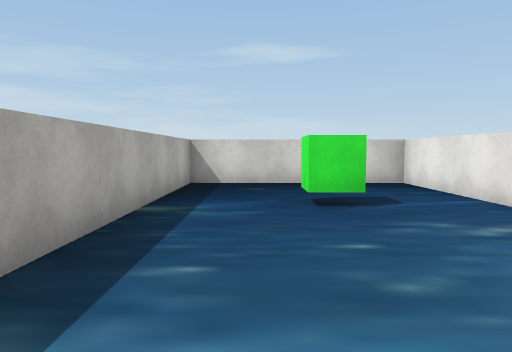
View 1 (above)

19 first-person views from a walk through a scene from a Unity 3-D project. The camera is 1.5 m above the floor, tilts 4° down and sees 70° across. The floor is counted in squares, 2 m on a side. Each view is taken from the middle of a square. On the plan, view 1 faces up. The plan holds only what a view shows up to about 11 squares ahead; the rest is blank. The place goes on beyond the plan. The player is left out. Some surface patterns are stand-ins.

View 2
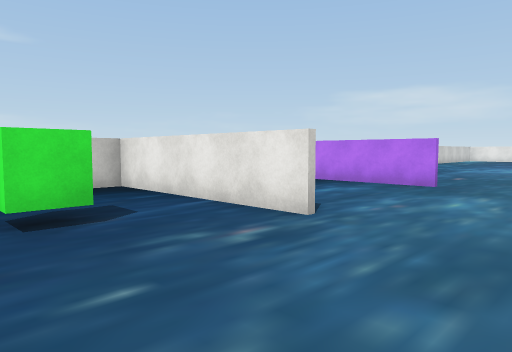

View 3
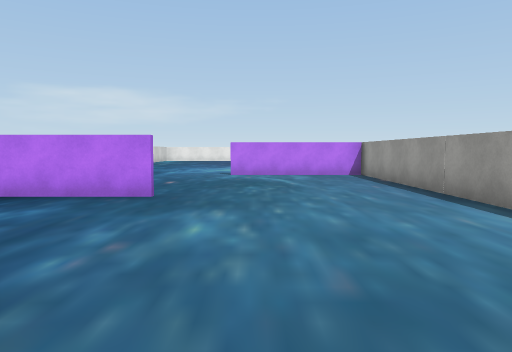

View 4
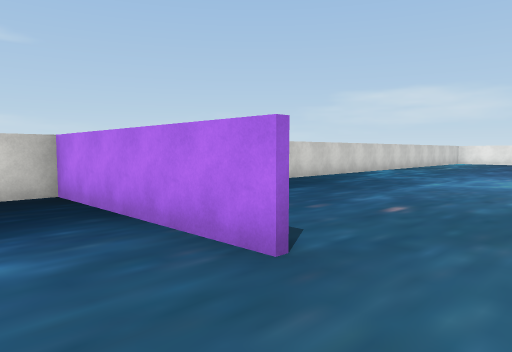

View 5
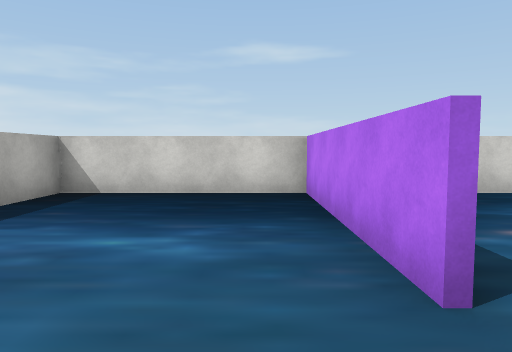

View 6
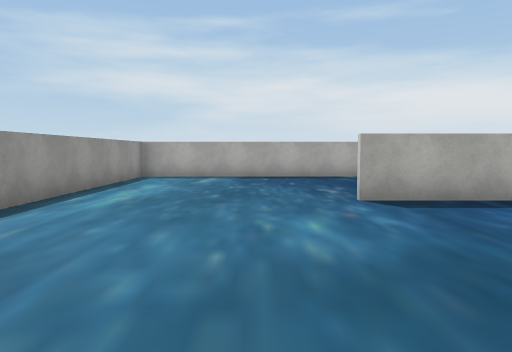

View 7
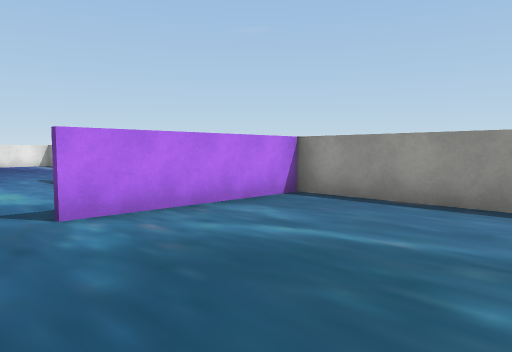

View 8
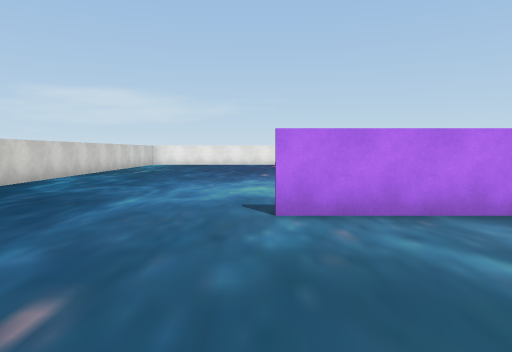

View 9
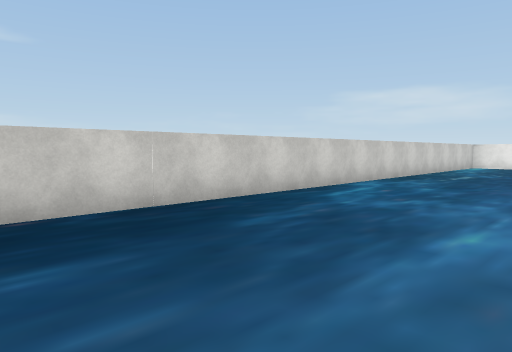

View 10
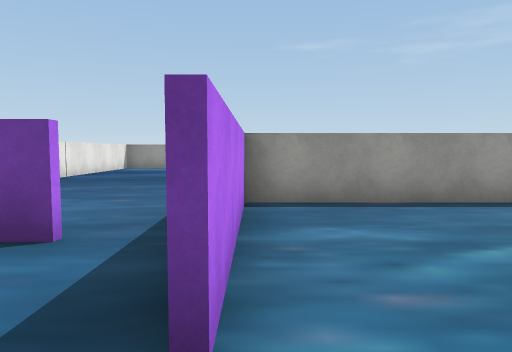

View 11
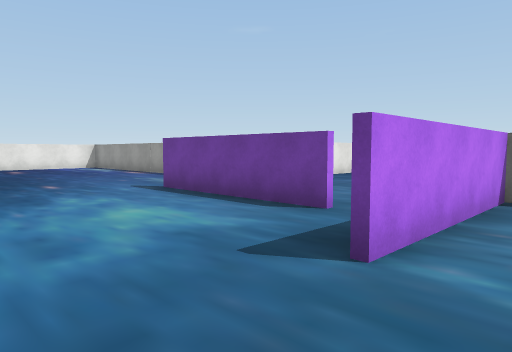

View 12
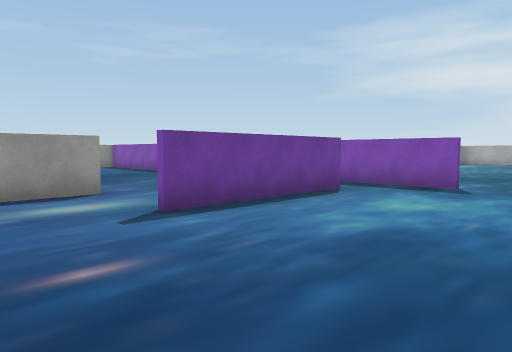

View 13
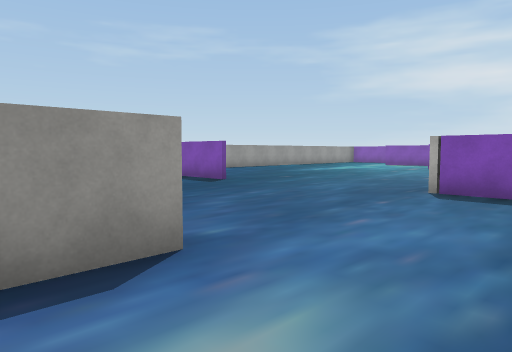

View 14
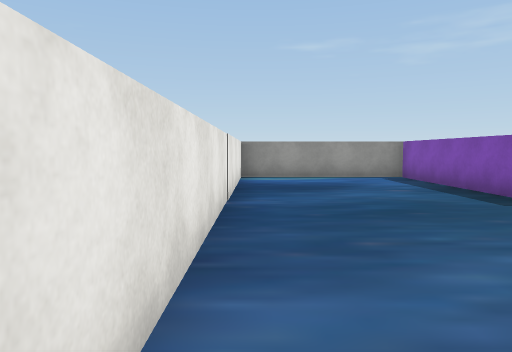

View 15
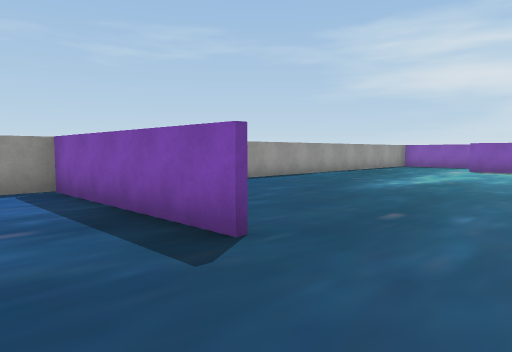

View 16
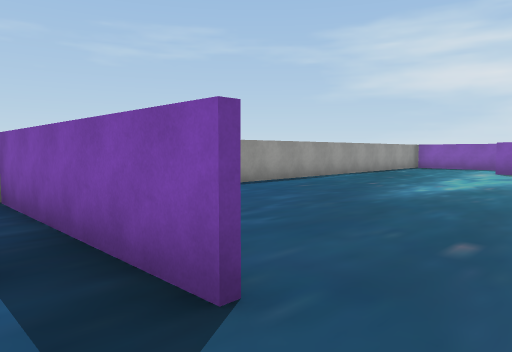

View 17
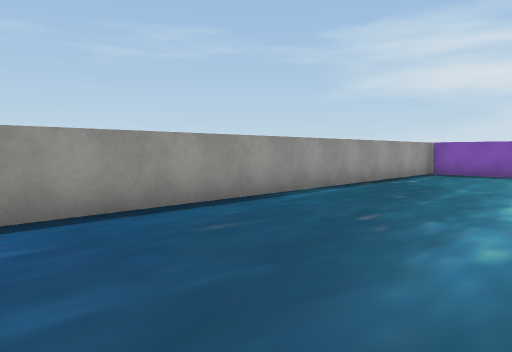

View 18
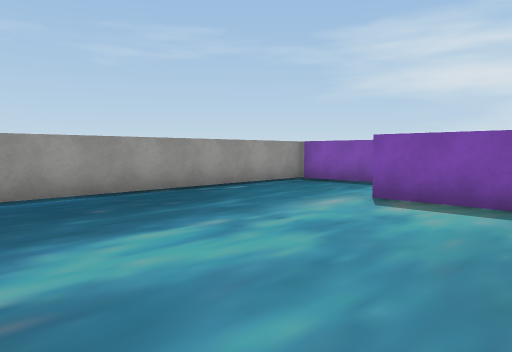

View 19
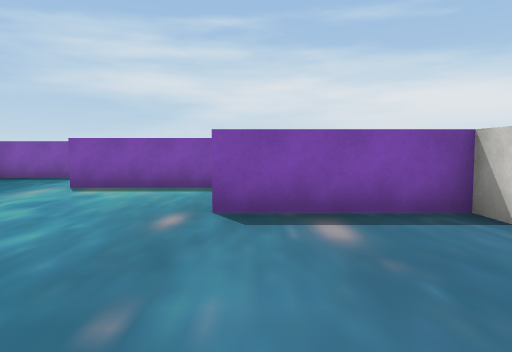

### Floor plan
Points are (right, up) in squares from view 1. A wall is a line through its corners. A room is listed if a view was taken in it or the views show most of it. See-through windows are left out.
Room 1 (views 1, 2, 3, 4, 5, 6, 7, 8, 9, 10, 11, 12, 13)
walls: (7.9, 3.6) (7.9, 8.4) (-1.5, 8.4) (-1.5, -1.3) (4.6, -1.3); (13.3, 2.9) (13.3, 0.5); (14.6, 1) (18.8, 1); (6.6, -1.3) (13.2, -1.3) (13.2, 2.9); (3.4, 3.5) (3.4, 8.5); (3.5, 8.5) (3.5, 3.5); (18.4, -1.3) (20, -1.3); (21.5, 8.4) (10.9, 8.4)
ways out: opening at (14, 1) to room 2; opening at (18.5, -0.5) to room 2
objects: green cube (1, 5)
Room 2 (views 14, 15, 16, 17, 18, 19)
walls: (13.9, -6.2) (13.9, -11.3) (18.4, -11.3) (18.4, -1.3); (4.6, -1.4) (4.6, -4.6); (13.3, 0.5) (13.3, -1.5); (1.6, -4.9) (1.6, -7.9); (-1.1, -9.1) (-1.1, -11.3) (10.2, -11.3)
ways out: opening at (14, 1) to room 1; opening at (18.5, -0.5) to room 1; opening at (2, -6.8)

Where each view was taken, in squares from view 1:
view 1: 0 up, 0 right, facing up
view 2: 1 up, 0 right, facing up-right
view 3: 2 up, 2 right, facing right
view 4: 2 up, 6 right, facing up-right
view 5: 2 up, 7 right, facing up
view 6: 2 up, 9 right, facing left
view 7: 4 up, 9 right, facing down-right
view 8: 3 up, 9 right, facing right
view 9: 4 up, 11 right, facing up-right
view 10: 4 up, 13 right, facing down
view 11: 5 up, 12 right, facing down-right
view 12: 5 up, 21 right, facing down-left
view 13: 1 up, 20 right, facing down-left
view 14: 1 down, 18 right, facing down
view 15: 4 down, 16 right, facing down-left
view 16: 5 down, 15 right, facing down-left
view 17: 7 down, 11 right, facing down-left
view 18: 5 down, 7 right, facing down-left
view 19: 4 down, 9 right, facing left
